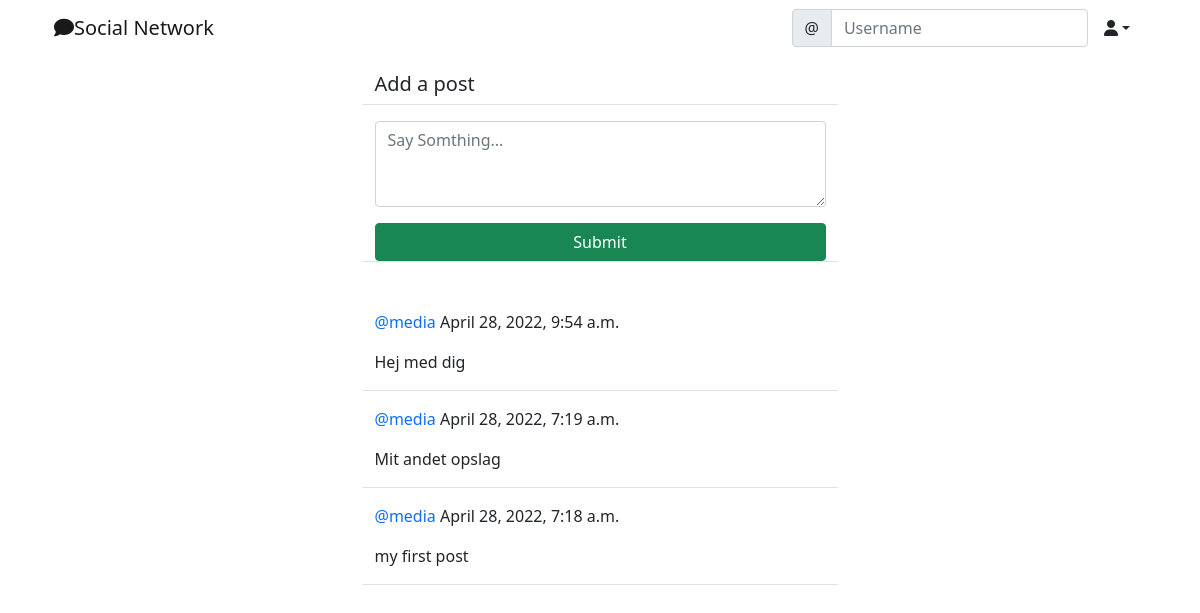
/social/ (signed in), run on the app's committed database.
### social/models.py (models this page shows)
class Post(models.Model):
    body = models.TextField()
    created_on = models.DateTimeField(default=timezone.now)
    author = models.ForeignKey(User, on_delete=models.CASCADE)

### social/views.py (the view, shortened to what this page needs)
# urls.py: path('', PostListView.as_view(), name='post-list'),
class PostListView(LoginRequiredMixin, View):
    def get(self, request, *args, **kwargs):
        posts = Post.objects.all().order_by('-created_on')
        form = PostForm()
        context = {
            'post_list': posts,
            'form': form,
        }
        return render(request, 'social/post_list.html', context)

### social/forms.py
class PostForm(forms.ModelForm):
    body = forms.CharField(
        label='',
        widget=forms.Textarea(attrs={
            'rows': '3',
            'placeholder': 'Say Somthing...',
        })
    )
    class Meta:
        model = Post
        fields = ['body']

### social/templates/social/post_list.html (shortened to what this page needs)
{% extends 'landing/base.html' %}
{% load crispy_forms_tags %}
{% block content %}
<div class="container">
    <div class="row justify-content-center mt-3">
        <div class="col-md-5 col-sm-12 border-bottom">
            <h5>Add a post</h5>
        </div>
    </div>
    <div class="row justify-content-center mt-3 mb-5">
        <div class="col-md-5 col-sm-12 border-bottom">
            <form method="Post">
                {{ form | crispy }}
                <div class="d-grid gab-2">
                    <button class="btn btn-success mt-3">Submit</button>
                </div>
            </form>
        </div>
    </div>
    {% for post in post_list %}
    <div class="row justify-content-center mt-3">
        <div class="col-md-5 col-sm-12 border-bottom position-relative">
            <p><a style="text-decoration: none" class="text-primary" href="{% url 'profile' post.author.profile.pk %}">@{{ post.author }}</a> {{ post.created_on }}</p>
            <div class="position-relative">
                <p>{{ post.body }}</p>
            </div>
        </div>
    </div>
    {% endfor %}
</div>
{% endblock content %}

### data on the page
Post: author "media", created_on "April 28, 2022, 9:54 a.m.", body "Hej med dig"
Post: author "media", created_on "April 28, 2022, 7:19 a.m.", body "Mit andet opslag"
Post: author "media", created_on "April 28, 2022, 7:18 a.m.", body "my first post"
